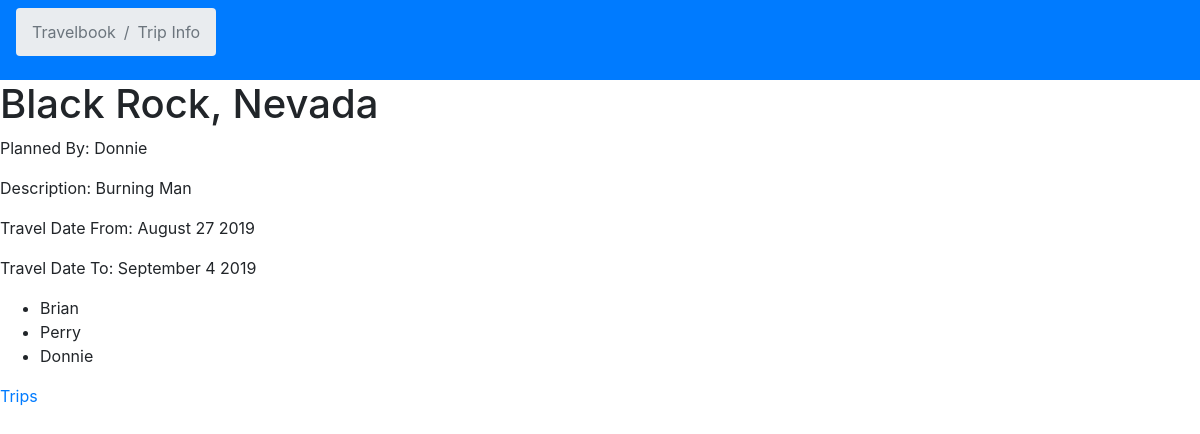
The app's page /destination/5 with its own data.
### pythonExamApp/models.py (models this page shows)
class Vacations(models.Model):
    Name = models.CharField(max_length=255)
    TravelStart = models.CharField(max_length=255)
    TravelEnd = models.CharField(max_length=255)
    Plan = models.TextField()
    Traveler = models.ForeignKey(User, related_name= "PlacesToVisit", on_delete = models.CASCADE)
    PossibleTrips = models.ManyToManyField(User, related_name= "possible_places")
    created_at = models.DateTimeField(auto_now_add=True)
    updated_at = models.DateTimeField(auto_now=True)
    objects = VacationsManager()

class User(models.Model):
    Name = models.CharField(max_length=255)
    Username = models.CharField(max_length=255)
    Password = models.CharField(max_length=255)
    created_at = models.DateTimeField(auto_now_add=True)
    updated_at = models.DateTimeField(auto_now=True)
    objects = UserManager()

### pythonExamApp/views.py (the view)
# urls.py: path("destination/<tripID>", views.tripdetails),
def tripdetails(request, tripID):
    context = {
        'trip2show' : Vacations.objects.get(id= tripID)
    }
    return render(request, "tripinfo.html", context)

### pythonExamApp/templates/tripinfo.html (shortened to what this page needs)
<!DOCTYPE html>
<html lang="en">
<head>
    <link rel="stylesheet" href="https://cdn.jsdelivr.net/npm/bootstrap@4.5.3/dist/css/bootstrap.min.css">
    <nav aria-label="breadcrumb"class="navbar navbar-dark bg-primary" >
        <ol class="breadcrumb">
        <li class="breadcrumb-item active" aria-current="page">Travelbook</li>
        <li class="breadcrumb-item active" aria-current="page">Trip Info</li>
        </ol>
    </nav>
</head>
<body>
    <h1>{{trip2show.Name}}</h1>
    <p>Planned By: {{trip2show.Traveler.Name}}</p>
    <p>Description: {{trip2show.Plan}}</p>
    <p>Travel Date From: {{trip2show.TravelStart}}</p>
    <p>Travel Date To: {{trip2show.TravelEnd}}</p>
    <ul>
        {% for user in trip2show.PossibleTrips.all %}
        <li>{{user.Name}}</li>
        {% endfor %}
    </ul>
    <a href="/travels">Trips</a>
</body>
</html>

### records on screen
Vacations: Name "Black Rock, Nevada", Traveler.Name "Donnie", Plan "Burning Man", TravelStart "August 27 2019", TravelEnd "September 4 2019"
User: Name "Brian"
User: Name "Perry"
User: Name "Donnie"
